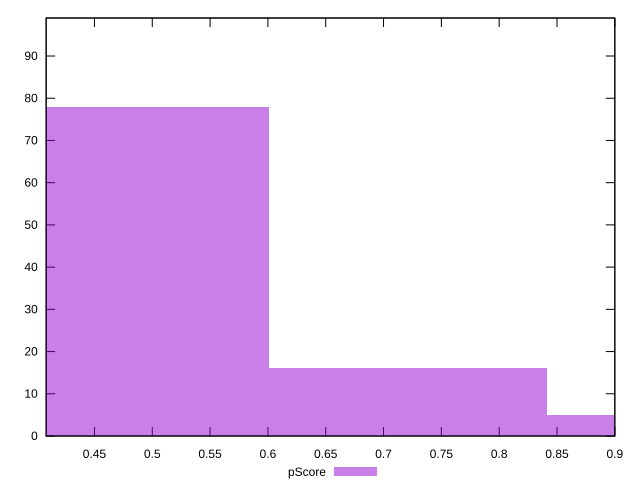

Reproduce this figure in gnuplot.
reset

$pScore <<EOF
0.4807751030629791 78
0.9615502061259582 5
0.7211626545944687 16
EOF

set key outside below
set boxwidth 0.24038755153148955
set xrange [0.40823529411764703:0.9]
set yrange [0:99]
set trange [0:99]
set style fill transparent solid 0.5 noborder
set terminal svg size 640, 490 enhanced background rgb 'white'
set output "report/report_00029_2021-02-24T13-36-40.390Z/uses-http2/samples/card/pScore/histogram.svg"

plot $pScore title "pScore" with boxes

reset
